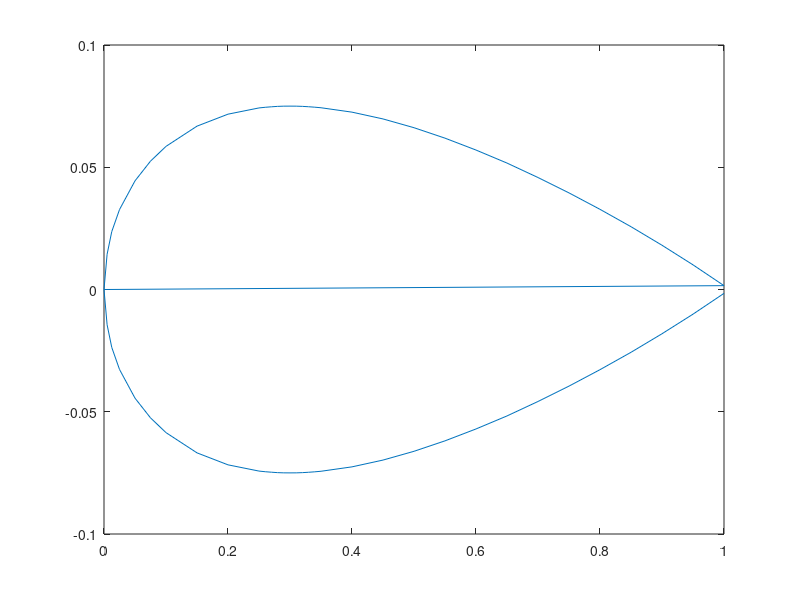
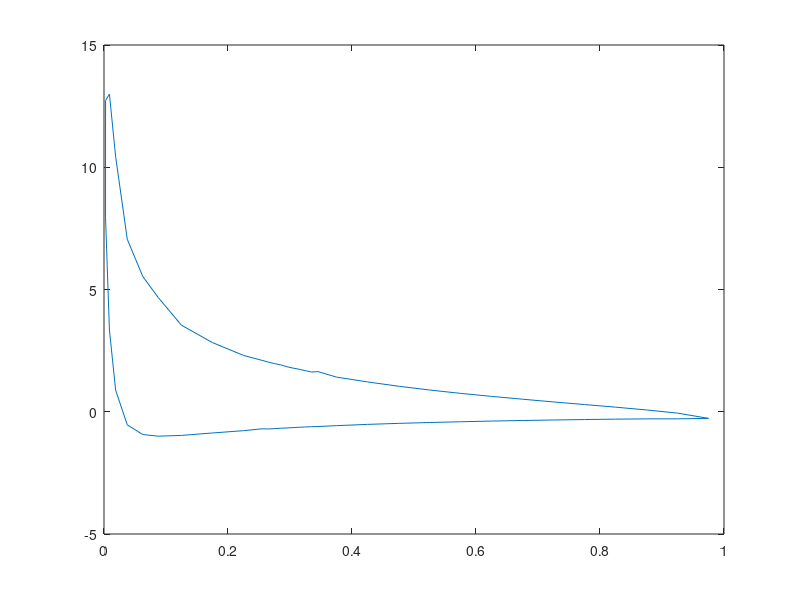

Recreate these plots in MATLAB, in order.
%  Panel Code in MATLAB
%  Coded by L. sankar, April 1997
%  Open a File and read airfoil coordinates
fid = fopen('panel.data.txt','r')
% Read Angle of Attack
alpha = fscanf(fid,'%f',1);
% read number of points on the upper side of airfoil
nu = fscanf(fid,'%d',1);
% read number of points on the lower side of airfoil
nl = fscanf(fid, '%d',1);
% read Flag that states if this airfoil is symmetric
% if isym > 0 then airfoil is assumed symmetric
isym = fscanf(fid,'%d',1);
% Read a scaling factor
% The airfoil y- ordinates will be multiplied by this factor
factor=fscanf(fid,'%f',1);

if(isym>0)
  nl = nu;
end
% Allocate storage for x and y
x = zeros(1,100);
y = zeros(1,100);
% Read the points on the upper surface
for i = nl:nl+nu-1
   a=fscanf(fid,'%f',1);
   b = fscanf(fid,'%f',1);
   x(i) = a;
   y(i) = b * factor;
end
if isym == 0 
% If the airfoil is not symmetric, read lower side ordinates too..
    for i = 1:nl
      a=fscanf(fid, '%f',1);
      b = fscanf(fid, '%f', 1);
      x(nl+1-i) = a;
      y(nl+1-i) = b * factor;
    end
else

    for i =1:nl 
       x(nl+1-i) = x(nl-1+i);
       y(nl+1-i) = - y(nl-1+i);
    end
end
fclose(fid);
% Plot the airfoil on window #1
plot(x,y);
n=nu+nl-2;
A=zeros(n+1,n+1);
ds=zeros(1,n);
pi=4. * atan(1.0);
% Assemble the Influence Coefficient Matrix A
 for i = 1:n
   t1= x(i+1)-x(i);
   t2 = y(i+1)-y(i);
   ds(i) = sqrt(t1*t1+t2*t2);
 end
for j = 1:n
 a(j,n+1) = 1.0;
 for i = 1:n
   if i == j
     a(i,i) = ds(i)/(2.*pi) *(log(0.5*ds(i)) - 1.0);
   else
     xm1 = 0.5 * (x(j)+x(j+1));
     ym1 = 0.5 * (y(j)+y(j+1));
     dx  = (x(i+1)-x(i))/ds(i);
     dy  = (y(i+1)-y(i))/ds(i);
     t1  = x(i) - xm1;
     t2  = y(i) - ym1;
     t3  = x(i+1) - xm1;
     t7  = y(i+1) - ym1;
     t4  = t1 * dx + t2 * dy;
     t5  = t3 * dx + t7 * dy;
     t6  = t2 * dx - t1 * dy;
     t1  = t5 * log(t5*t5+t6*t6) - t4 * log(t4*t4+t6*t6);
     t2  = atan2(t6,t4)-atan2(t6,t5);
     a(j,i) = (0.5 * t1-t5+t4+t6*t2)/(2.*pi);
   end
 end
a(n+1,1) = 1.0;
a(n+1,n) = 1.0;
end
% Assemble the Right hand Side of the Matrix system
rhs=zeros(n+1,1);
alpha = alpha * pi /180;
xmid=zeros(n,1);
for i = 1:n
  xmid(i,1) = 0.5 * (x(i) + x(i+1));
  ymid = 0.5 * (y(i) + y(i+1));
  rhs(i,1) = ymid * cos(alpha) - xmid(i) * sin(alpha);
end
gamma = zeros(n+1,1);
% Solve the syetm of equations
% In MATLAB this is easy!
gamma = a\rhs;
cp=zeros(n,1);
cp1=zeros(n,1);
% Open a file to write x vs. Cp and the Loads
% Change the file name below, to open a new file every time 
fid=fopen('cp4.dat','w');
fprintf(fid,'   X          CP\n\n');
for i = 1:n
cp(i,1) = 1. - gamma(i) * gamma(i);
cp1(i,1) = - cp(i,1);
xa    = xmid(i,1);
cpa = cp(i,1);
% Write x and Cp to the file
% The xa- coordinate is the center points of panel 'i'
% Cpa is the Cp value at that point
fprintf(fid,'%10.4f %10.4f\n',xa,cpa);
end
% Open a new figure and plot x vs. Cp
figure(2);
plot(xmid,cp1);
% Compute Lift and Drag Coefficients
cy = 0.0;
cx = 0.0;
cm = 0.0;
% We assume that the airfoil has unit chord
% we assume that the leading edge is at i = nl;
for i=1:n
dx = x(i+1) - x(i);
dy = y(i+1) - y(i);
% xarm is the moment arem , equals distance from
% the center of the panel to quarter-chord.
xarm = 0.5 * (x(i+1)+x(i))-x(nl)-0.25;
cy = cy - cp(i,1) * dx;
cx = cx + cp(i,1) * dy;
cm = cm - cp(i,1) * dx * xarm;
end
% Print Lift and Drag coefficients on the screen
cl = cy * cos(alpha) - cx * sin(alpha)
cd = cy * sin(alpha) + cx * cos(alpha)
cm
% Write lift and Drag coefficients to a file
fprintf(fid,'  CL        CD  CM\n');
fprintf(fid,'%10.4f %10.4f %10.4f\n', cl,cd,cm);
fclose(fid);